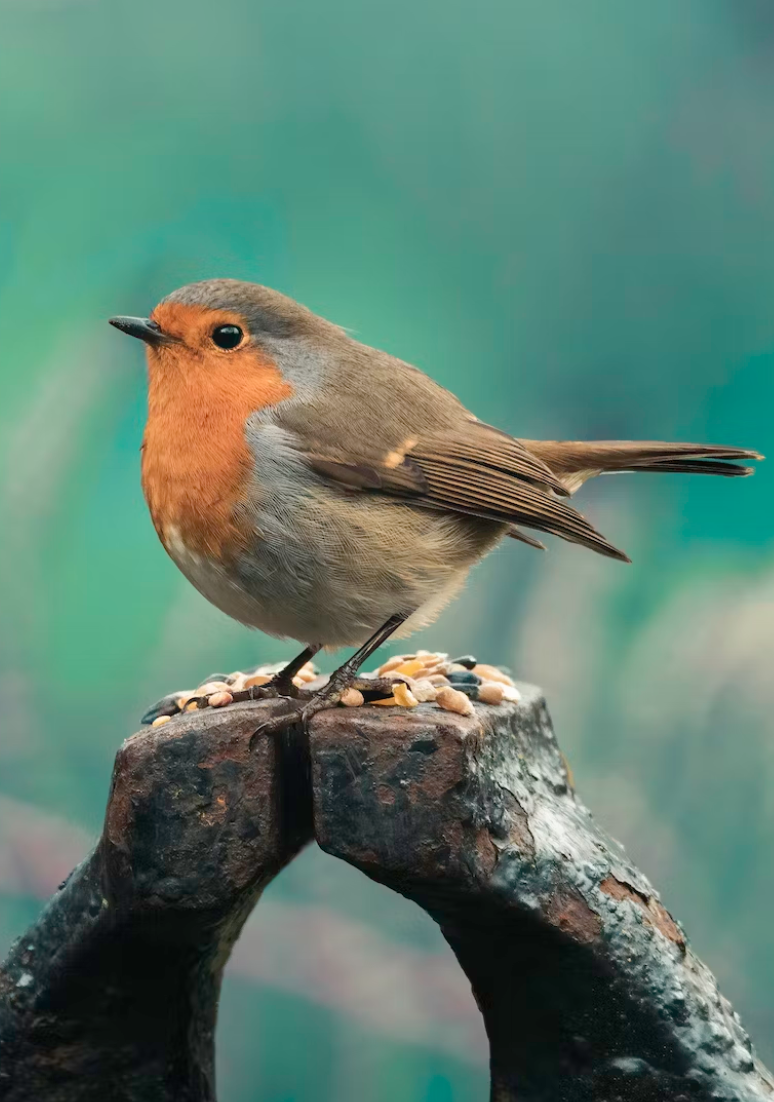
#> input picture 03_colorspaces/data/bird1.png, 774 x 1102 px, found by its file name
$ python 30_colospaces.py
#> lines starting #> are read from the running program, lines starting #| are printed output that depends on the picture
import os
import cv2

# read image
print("read image...")
image_path = os.path.join('.', 'data', 'bird1.png')
img = cv2.imread(image_path)
#> img is the input picture: shape (1102, 774, 3); mean B, G, R 111.3, 126, 93.6

# colorspaces
img_gray = cv2.cvtColor(img, cv2.COLOR_BGR2GRAY)
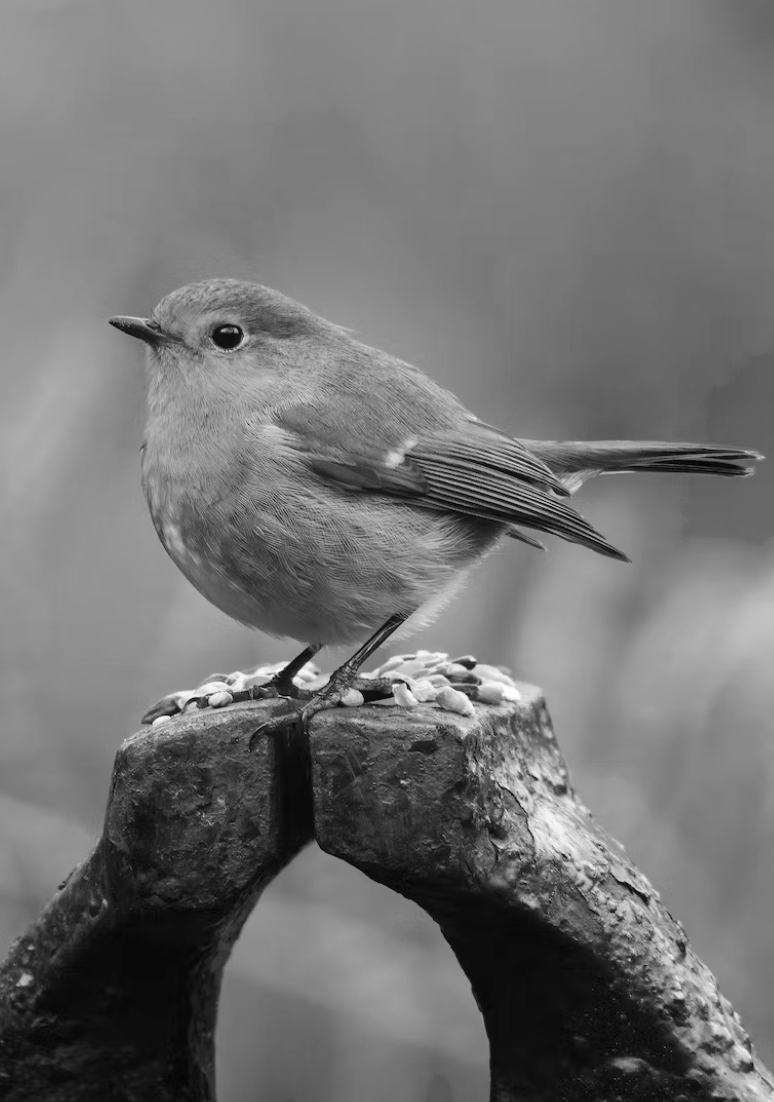
#> img_gray: shape (1102, 774); min 1, max 253, mean 114.6
img_rgb = cv2.cvtColor(img, cv2.COLOR_BGR2RGB)
img_hsv = cv2.cvtColor(img, cv2.COLOR_BGR2HSV)
#> img_hsv: shape (1102, 774, 3); mean H, S, V 66.6, 89.6, 130.9

# visualize image
print("visualize image...")

cv2.imshow('img', img)
cv2.imshow('img_gray', img_gray)
cv2.imshow('img_rgb', img_rgb)
cv2.imshow('img_hsv', img_hsv)

# waiting
print("- wait 10 sec")
cv2.waitKey(10000)  # waiting 10sec=10000ms
# cv2.waitKey(0)    # waiting unlimited..

$ run again, with 03_colorspaces/data/bird2.png copied over 03_colorspaces/data/bird1.png
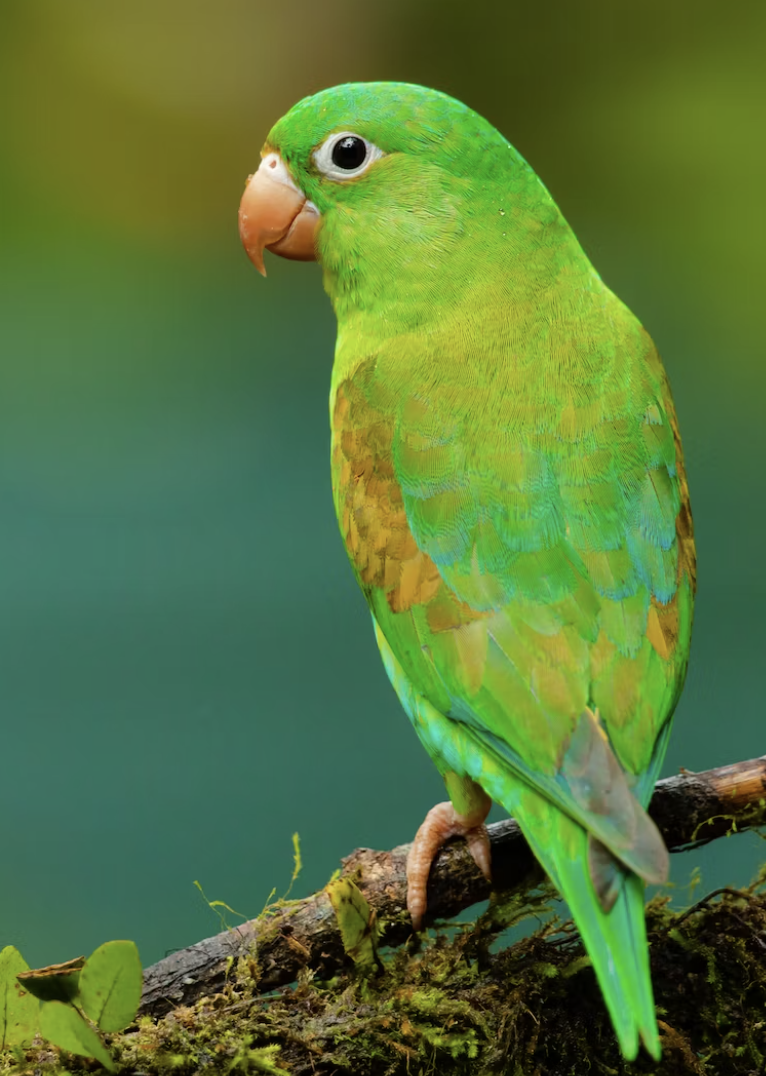
#> input picture 03_colorspaces/data/bird2.png, 766 x 1076 px, found by its file name
#> img is the input picture: shape (1076, 766, 3); mean B, G, R 59.6, 117.4, 87.6
#> `img_gray = cv2.cvtColor(img, cv2.COLOR_BGR2GRAY)`:
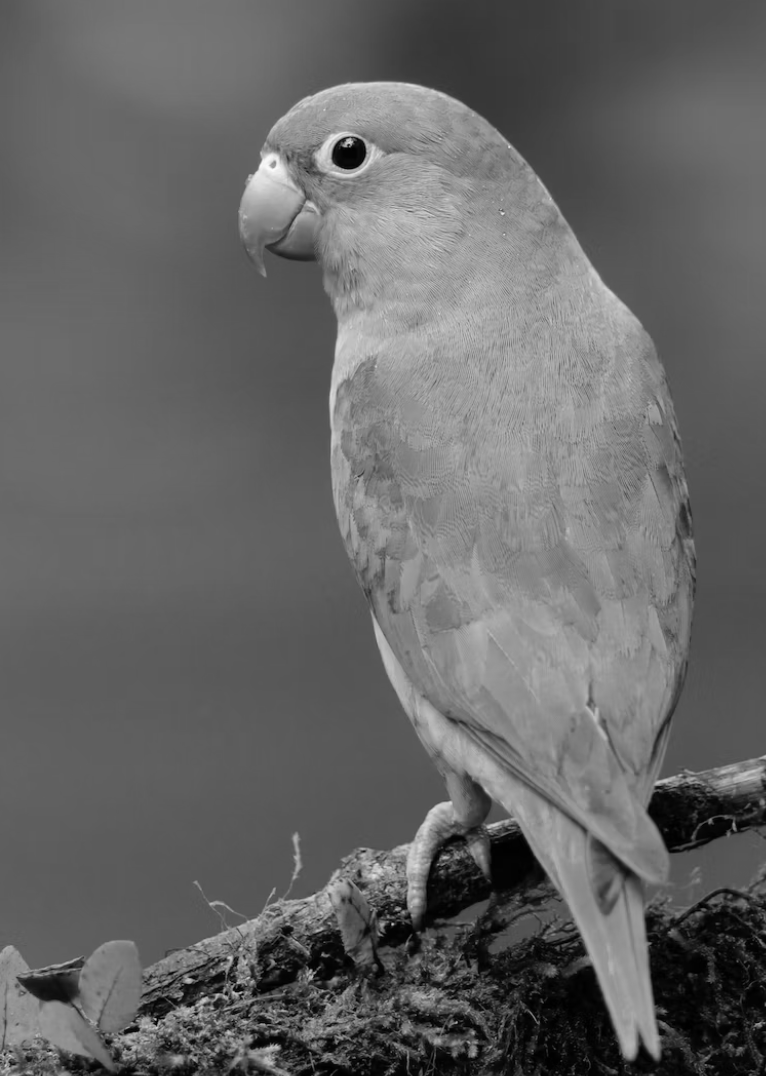
#> img_gray: shape (1076, 766); min 0, max 250, mean 101.9
#> img_hsv: shape (1076, 766, 3); mean H, S, V 48.9, 148.1, 119.5

$ run again, with 03_colorspaces/data/bird3.png copied over 03_colorspaces/data/bird1.png
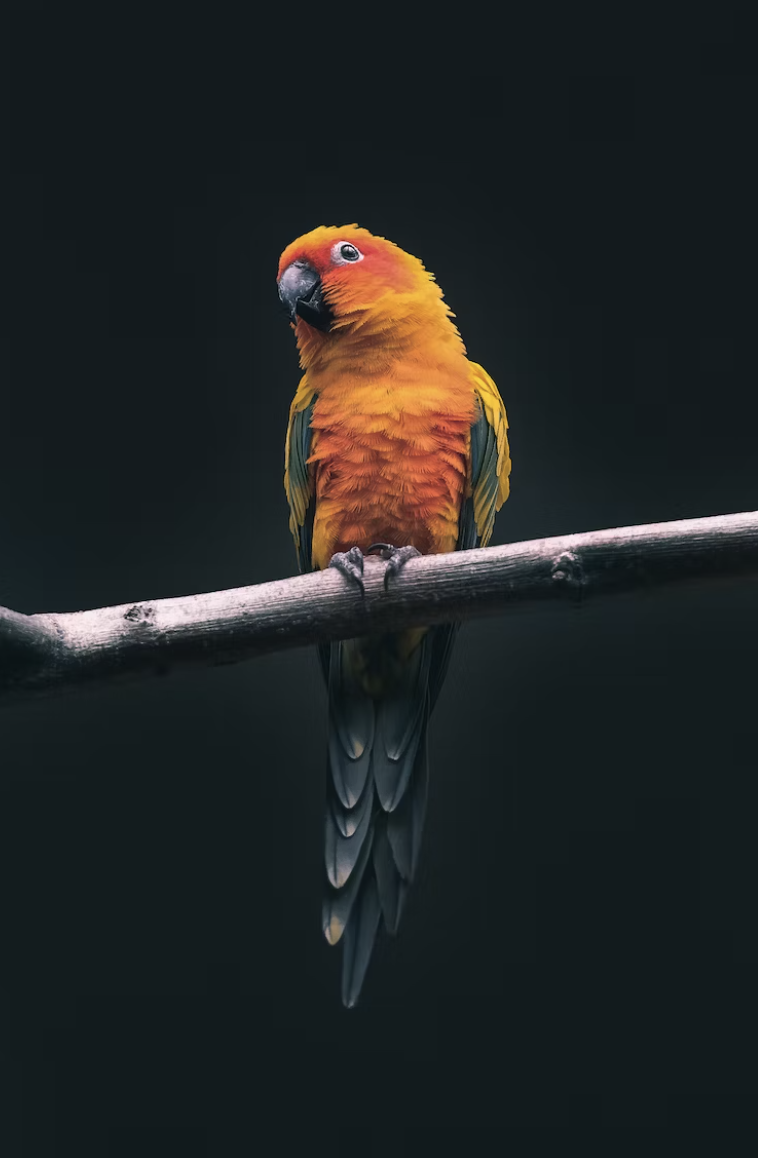
#> input picture 03_colorspaces/data/bird3.png, 758 x 1158 px, found by its file name
#> img is the input picture: shape (1158, 758, 3); mean B, G, R 36.8, 36.9, 33.9
#> `img_gray = cv2.cvtColor(img, cv2.COLOR_BGR2GRAY)`:
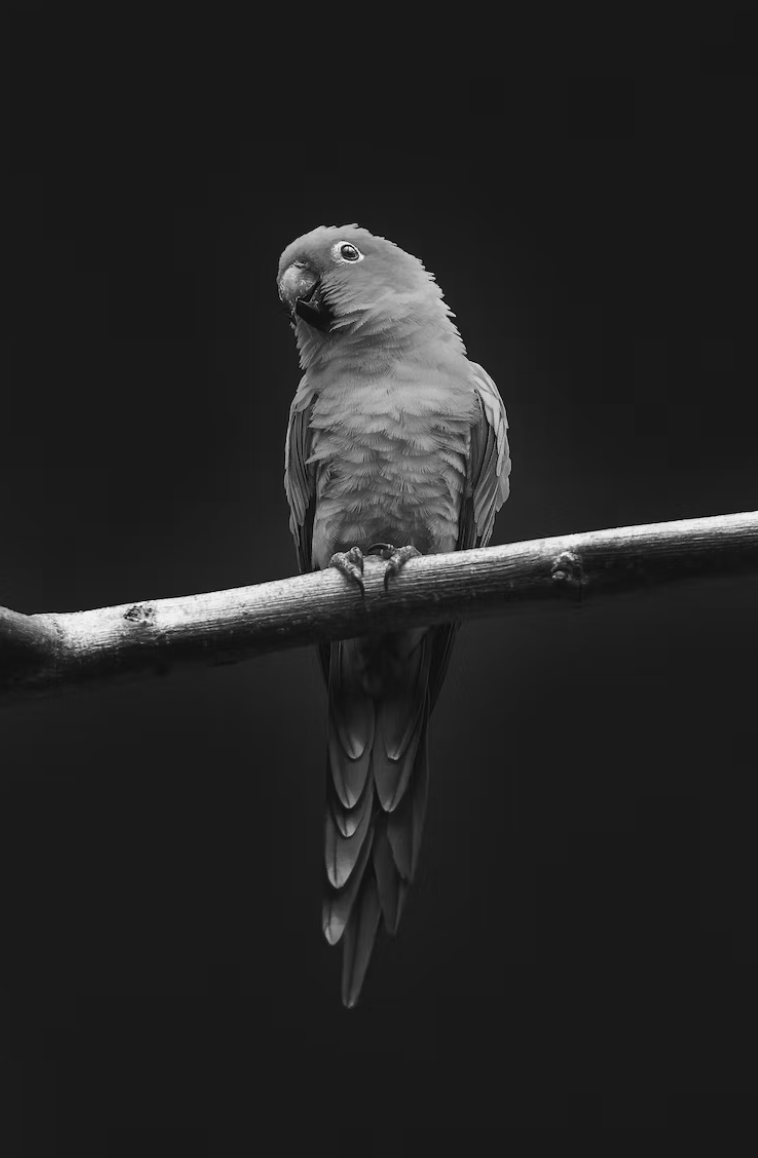
#> img_gray: shape (1158, 758); min 1, max 245, mean 36.1
#> img_hsv: shape (1158, 758, 3); mean H, S, V 93.1, 90.5, 43.6

$ run again, with 03_colorspaces/data/bird4.png copied over 03_colorspaces/data/bird1.png
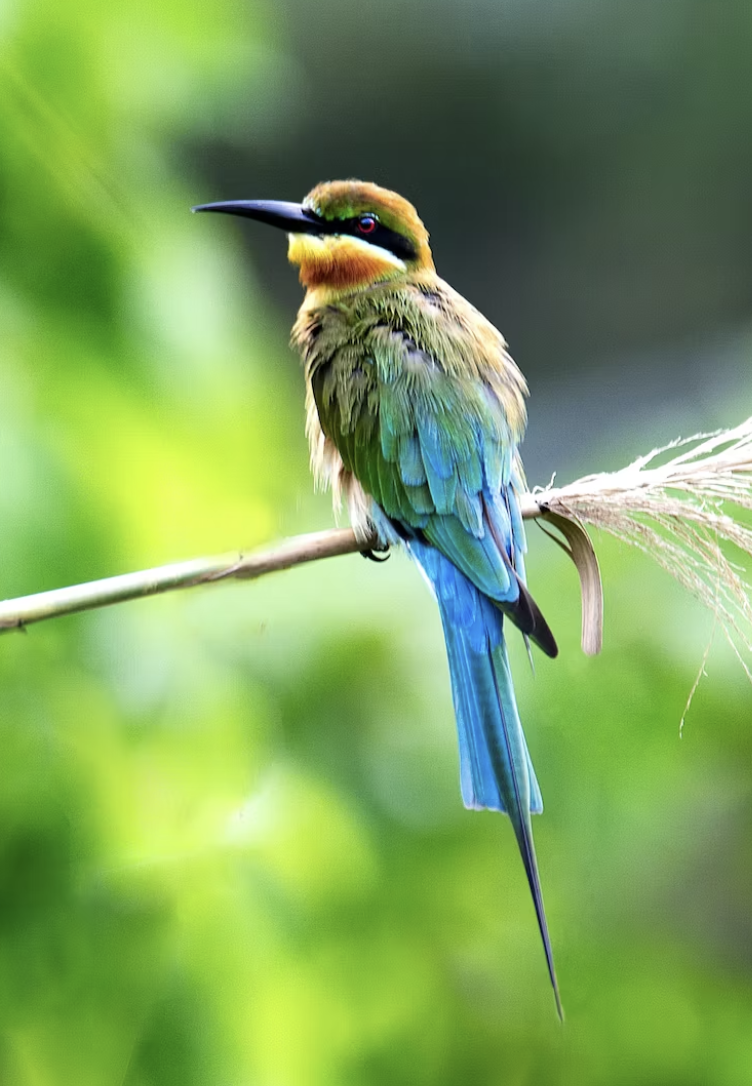
#> input picture 03_colorspaces/data/bird4.png, 752 x 1086 px, found by its file name
#> img is the input picture: shape (1086, 752, 3); mean B, G, R 91.9, 161.8, 125.7
#> `img_gray = cv2.cvtColor(img, cv2.COLOR_BGR2GRAY)`:
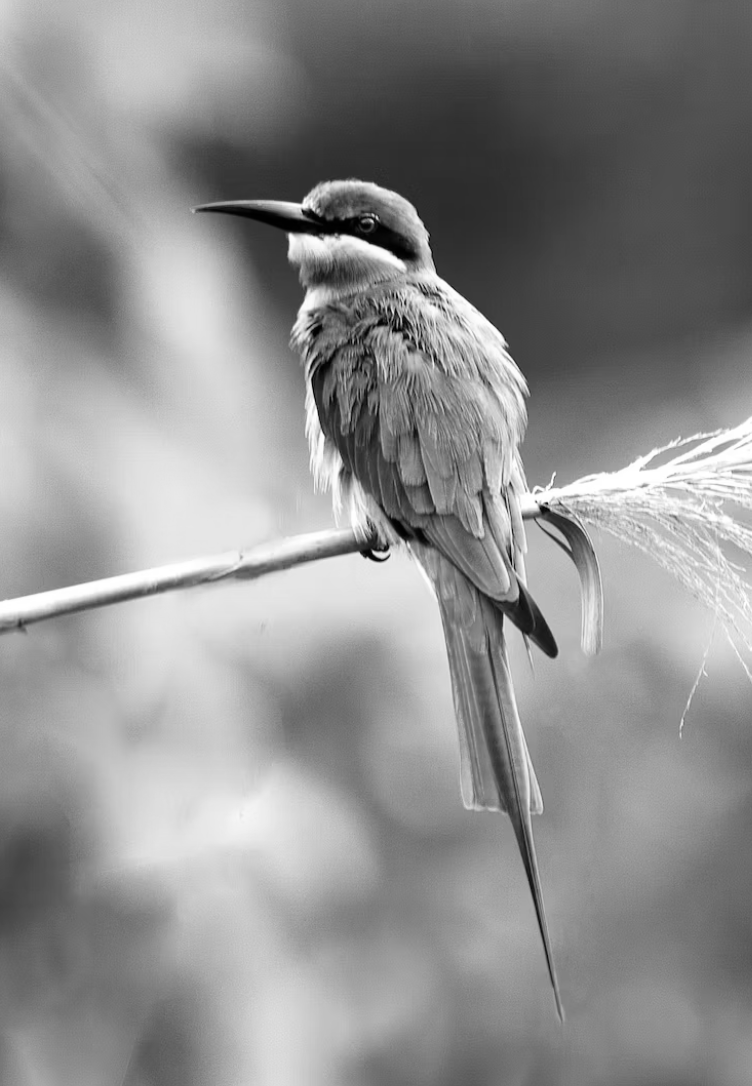
#> img_gray: shape (1086, 752); min 0, max 255, mean 143
#> img_hsv: shape (1086, 752, 3); mean H, S, V 52.3, 116.2, 164
